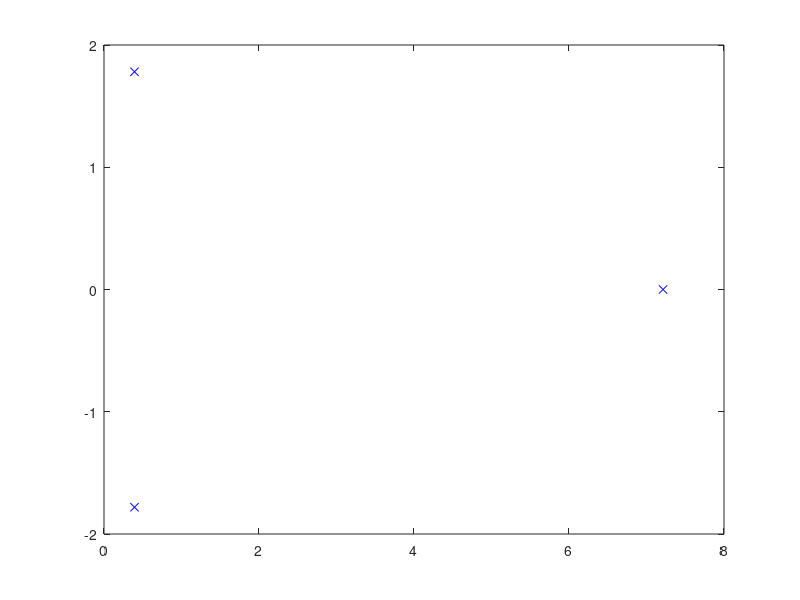

MATLAB code to generate this figure:
A = [-5, -100, 0, 0;
    0.5, -1.15, -1.1, 0.15;
    0, 0, -0.04, 0;
    0, 0.0055, 0.0036, -0.0063]

%zad2
wyznacznikA = det(A)
%zad3
wwA = eig(A)
%zad4
iloczyn=1;
for i=1:length(wwA)
    iloczyn=iloczyn*wwA(i);
end
iloczyn
ilo=prod(wwA)
%zad5
invA = inv(A)
%zad6
upperA = triu(A)
lowerA = tril(A)
%zad7
traceA = trace(A)

clc;
clear all;
close all;

%cwiczenie 2
%zad1
A = [1, 1, 2;
    2, 1, 4;
    3, 0, 6]
%zad2
rankA = rank(A)
%zad3
wwA = eig(A)
%zad4
sumWWA = sum(wwA)
%zad5
wWChar = poly(A)
%zad6
pWChar = roots(wWChar)
%zad7 porownaj
%zad8
traceA = trace(A)
%zad9 porownac

clc;
clear all;
close all;

format long e
%cwiczenie 3
%zad1
A = [1, -1, 2;
    2, 1, -4;
    3, 0, 6]
%zad2
wWChar = poly(A)
%zad3
pWChar = roots(wWChar)
%zad4
real_z = real(pWChar);
imag_z = imag(pWChar);
%zad5
plot(real_z,imag_z,'bx')

clc;
clear all;
close all;

%cwiczenie 4
%zad1
A = [0, 1;
    -2, -3]
W = eig(A)
[b,a] = eigs(A)

clc;
clear all;
close all;

%cwiczenie5
%zad1
A = [1, 1, 1;
    2, 1, -1;
    2, 0, 2]
%zad2
%wartosci wlasne
%WW = eigs(A)
[S,a]=eigs(A)
%wektory wlasne

%zad3
wyznacznikA = det(A)

%zad4
B = inv(S)*A*S
diag(B)
%zad6
wyznacznikB = det(B)